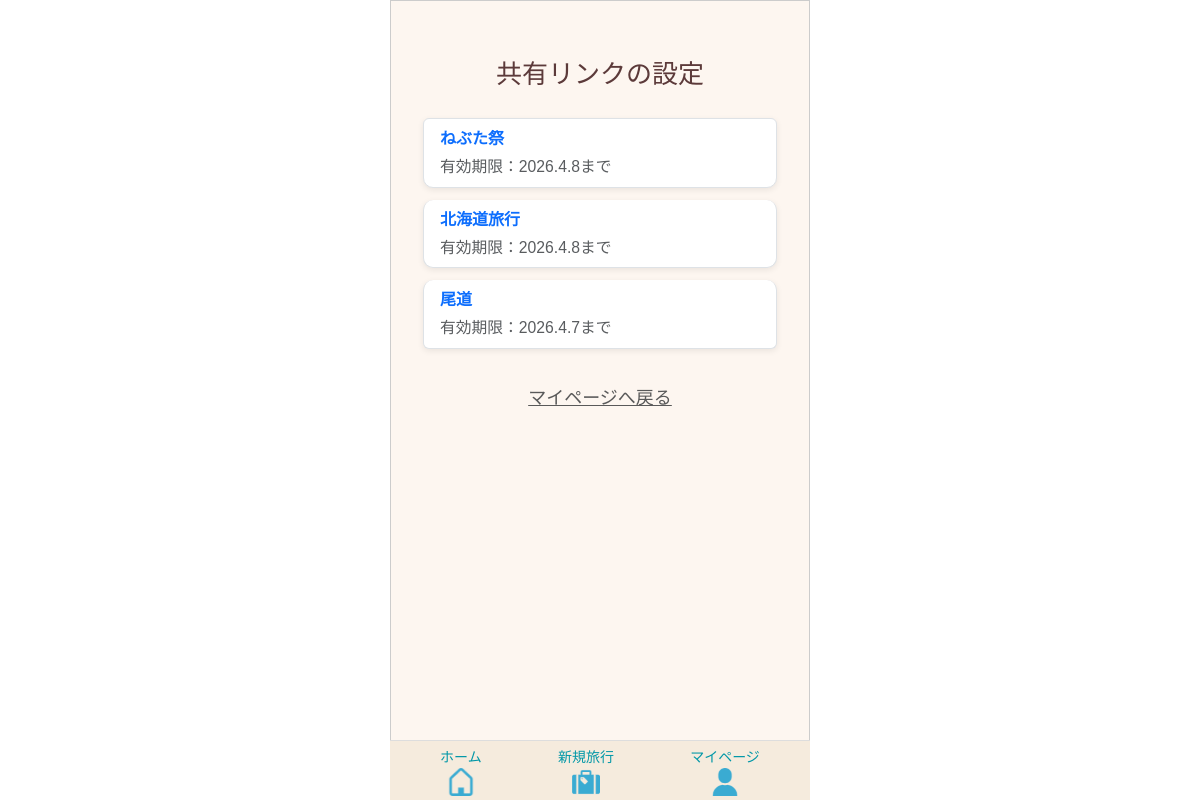
/tabipre/share/settings/ (signed in), run on an earlier commit of the app's database.
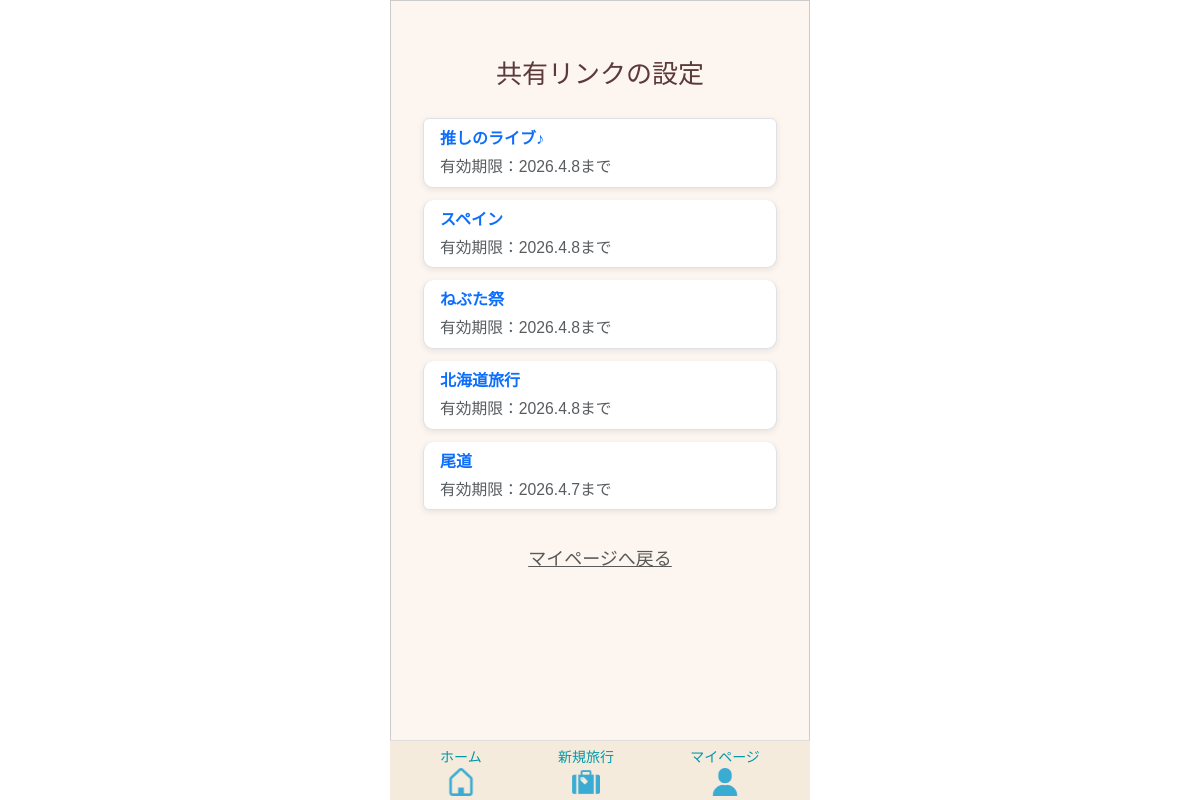
And on a later commit of the database.
### app/models/link.py (models this page shows)
class Link(models.Model):
    class PermissionType(models.IntegerChoices):
        READ_ONLY    = 0, _("閲覧のみ")
        EDITABLE     = 1, _("編集可能")
    class ExpirationType(models.IntegerChoices):
        ONE_MONTH = 0, _("1か月間")
        AFTER_TRIP = 1, _("旅行終了日翌日")
        USER_INPUT = 2, _("ユーザー入力")
    template = models.ForeignKey(
        Template,
        on_delete=models.CASCADE,
        verbose_name=_("テンプレートID")
    )
    user = models.ForeignKey(
        settings.AUTH_USER_MODEL,
        on_delete=models.CASCADE,
        verbose_name=_("ユーザーID")
    )
    share_token = models.CharField(
        max_length=12,
        unique=True,
        verbose_name=_("共有トークン")
    )
    permission_type = models.IntegerField(
        choices=PermissionType.choices,
        default=PermissionType.READ_ONLY,
        verbose_name=_("編集権限")
    )
    expiration_type = models.IntegerField(
        choices=ExpirationType.choices,
        default=ExpirationType.ONE_MONTH,
        verbose_name=_("有効期限タイプ")
    )
    expiration_date = models.DateField(
         verbose_name=_("有効期限"),
         )
    created_at = models.DateTimeField(
         auto_now_add=True,
         verbose_name=_("作成日")
         )
    updated_at = models.DateTimeField(
        auto_now=True,
        verbose_name=_("更新日")
        )
    class Meta:
      verbose_name = _("共有リンク")
      verbose_name_plural = _("共有リンク")

### app/models/template.py (models this page shows, shortened)
class Template(models.Model):
    class SourceType(models.IntegerChoices):
        FROM_TRAVEL   = 0, _("旅行情報より作成")
        FROM_TEMPLATE = 1, _("既存テンプレートを反映")
    user = models.ForeignKey(
        settings.AUTH_USER_MODEL,
        on_delete=models.CASCADE,
        verbose_name=_("ユーザーID")
    )
    travel_info = models.ForeignKey(
        Travel_info,
        on_delete=models.CASCADE,
        verbose_name=_("旅行情報ID")
    )
    source_type = models.IntegerField(
        choices=SourceType.choices,
        verbose_name=_("生成タイプ")
    )
    template_source = models.ForeignKey(
        "self",
        null=True,
        blank=True,
        on_delete=models.SET_NULL,
        verbose_name=_("テンプレート参照元"),
        related_name="derived_templates"
    )
    created_at = models.DateTimeField(
         auto_now_add=True,
         verbose_name=_("作成日")
         )
    updated_at = models.DateTimeField(
        auto_now=True,
        verbose_name=_("更新日")
        )
    class Meta:
      verbose_name = _("テンプレート")

### app/models/travel.py (models this page shows, shortened)
class Travel_info(models.Model):
    class StayType(models.IntegerChoices):
        DAY_TRIP = 0, _("日帰り")
        STAY     = 1, _("宿泊")
    class LocationType(models.IntegerChoices):
        DOMESTIC = 0, _("国内")
        OVERSEAS = 1, _("海外")
    class StatusType(models.IntegerChoices):
        NOT_DONE  = 0, _("未")
        COMPLETE  = 1, _("完")
        PROCESSED = 2, _("済")
    travel_info_id = models.AutoField(
        primary_key=True,
        verbose_name=_("旅行情報ID")
    )
    user = models.ForeignKey(
        settings.AUTH_USER_MODEL,
        on_delete=models.CASCADE,
        verbose_name=_("ユーザーID")
    )
    travel_title = models.CharField(
        max_length=100,
        verbose_name=_("旅行タイトル")
    )
    start_date = models.DateField(
        verbose_name=_("開始日")
    )
    end_date = models.DateField(
        verbose_name=_("終了日")
    )
    stay_type = models.IntegerField(
        choices=StayType.choices,
        verbose_name=_("宿泊タイプ")
    )
    location = models.IntegerField(
        choices=LocationType.choices,
        verbose_name=_("場所"),
    )
    memo = models.CharField(
        max_length=230,
        blank=True,
        verbose_name=_("メモ")
    )
    status = models.IntegerField(
        choices=StatusType.choices,
        default=0,
        verbose_name=_("ステータス")
    )
    transport = models.ManyToManyField(
        "Transport",
        through="Travelmode",
        verbose_name=_("交通手段")
    )
    created_at = models.DateTimeField(
        auto_now_add=True,
        verbose_name=_("作成日")
    )
    updated_at = models.DateTimeField(
       auto_now=True,
        verbose_name=_("更新日")
    )
    class Meta:
        verbose_name = _("旅行情報")
        verbose_name_plural = _("旅行情報")

### app/views/mypage/link.py (the view)
# urls.py: path('tabipre/share/settings/', share_settings, name='share_settings'),
@login_required
def share_settings(request):
    links = Link.objects.filter(user=request.user).order_by('-created_at')
    for link in links:
        if link.expiration_date:
            df = DateFormat(link.expiration_date)
            link.formatted_expiration = df.format('Y.n.j')
        relative_url = reverse("app:share_view", args=[link.share_token])
        link.absolute_url = request.build_absolute_uri(relative_url)
    return render(request, 'mypage/link_list.html', {
        'links': links
    })

### templates/mypage/link_list.html (shortened to what this page needs)
{% extends 'base.html' %}
{% load static %}
{% block extra_css %}
{{ block.super }}
<link rel="stylesheet" href="{% static 'tabipre/css/mypage/list_link.css' %}">
<link rel="stylesheet" href="{% static 'tabipre/css/mypage/mypage.css' %}">
{% endblock %}
{% block content %}
<div class="container mt-4">
    <div class="mb-4 sub-title">共有リンクの設定</div>
    {% if links %}
        <ul class="list-group mb-4">
            {% for link in links %}
                <li class="list-group-item">
                    <a href="#"
                       class="text-decoration-none d-block"
                       data-bs-toggle="modal"
                       data-bs-target="#shareLinkModal"
                       data-link-id="{{ link.id }}"
                       data-token="{{ link.share_token }}"
                       data-url="{{ link.absolute_url }}"
                       data-permission="{{ link.permission_type|add:0 }}"
                       data-expiration="{{ link.formatted_expiration }}"
                       data-title="{{ link.template.travel_info.travel_title }}"
                    >
                        <div class="fw-bold fs-6">
                            {{ link.template.travel_info.travel_title }}
                        </div>
                        <div class="text-muted small mt-1">
                            有効期限：{{ link.formatted_expiration }}まで
                        </div>
                    </a>
                </li>
            {% endfor %}
        </ul>
    {% else %}
        <p class="text-center text-muted mb-4">共有リンクはまだ登録されていません。</p>
    {% endif %}
    <div class="text-center mb-5">
        <a href="{% url 'app:mypage' %}" class="back-link">
            マイページへ戻る
        </a>
    </div>
</div>
{% endblock %}

### templates/base.html (shortened to what this page needs)
<!DOCTYPE html>
<html lang="en">
<head>
    {% load static %}
    <link href="https://cdn.jsdelivr.net/npm/bootstrap@5.3.0/dist/css/bootstrap.min.css" rel="stylesheet">
    <link rel="stylesheet" href="https://cdn.jsdelivr.net/npm/bootstrap-icons@1.10.5/font/bootstrap-icons.css">
    <link rel="stylesheet" href="https://cdn.jsdelivr.net/npm/flatpickr/dist/themes/airbnb.css">
    {% block extra_css %}
    <link rel="stylesheet" href="{% static 'tabipre/css/base/base.css' %}">
    <link rel="stylesheet" href="{% static 'tabipre/css/base/calendar_style.css' %}">
    {% endblock %}
</head>
<body class="{% block body_class %}{% endblock %}">
    <div class="app-frame">
        <div class="content-wrapper container">
            {% block content %}
            {% endblock %}
        </div>
        {% if request.user.is_authenticated and not is_share_page %}
        <nav class="navbar navbar-light bottom-nav">
            <div class="container d-flex text-center">
                <a class="nav-link flex-fill" href="{% url 'app:home' %}">
                    ホーム<br>
                    <img src="{% static 'tabipre/icons/home.png' %}" width="28">
                </a>
                <a class="nav-link flex-fill" href="{% url 'app:travel_step1' %}">
                    新規旅行<br>
                    <img src="{% static 'tabipre/icons/travel.png' %}" width="28">
                </a>
                <a class="nav-link flex-fill" href="{% url 'app:mypage' %}">
                    マイページ<br>
                    <img src="{% static 'tabipre/icons/mypage.png' %}" width="28">
                </a>
            </div>
        </nav>
        {% endif %}
    </div>
</body>
</html>

### templates/includes/toast.html (shortened to what this page needs)
{% load static %}

### static/tabipre/css/base/base.css (style rules this page uses)
.app-frame { max-width: 420px; margin: 0 auto; min-height: 100vh; padding: 8px; padding-top: 30px; background: #fff; border: 1px solid #ccc; color: #595959; display: flex; flex-direction: column; box-sizing: border-box; font-family: Arial, Helvetica, sans-serif; }
.bottom-nav { position: fixed; bottom: 0; left: 50%; transform: translateX(-50%); width: 100%; max-width: 420px; height: 60px; padding: 6px 0; background: #f5ebdd; border-top: 1px solid #ddd; z-index: 999; }
.bottom-nav a { color: #0097a7; font-size: 14px; text-decoration: none; }
.title, .sub-title, .modal-title { text-align: center; color: #5c3a3a; }
.sub-title { font-size: 26px; }
.back-link { color: #595959; }
.content-wrapper { padding-bottom: 60px !important; }
html { overflow-y: scroll; }
body { font-size: 18px; }

### static/tabipre/css/mypage/list_link.css (style rules this page uses)
.list-group-item { margin-bottom: 12px; border-radius: 10px; box-shadow: 0 2px 6px rgba(0,0,0,0.08); }

### static/tabipre/css/mypage/mypage.css (style rules this page uses)
.app-frame { background-color: #fdf6f0; }

What changed in the data, as far as the page shows it:
added Link: template.travel_info.travel_title "推しのライブ♪", formatted_expiration "2026.4.8"
added Link: template.travel_info.travel_title "スペイン", formatted_expiration "2026.4.8"
